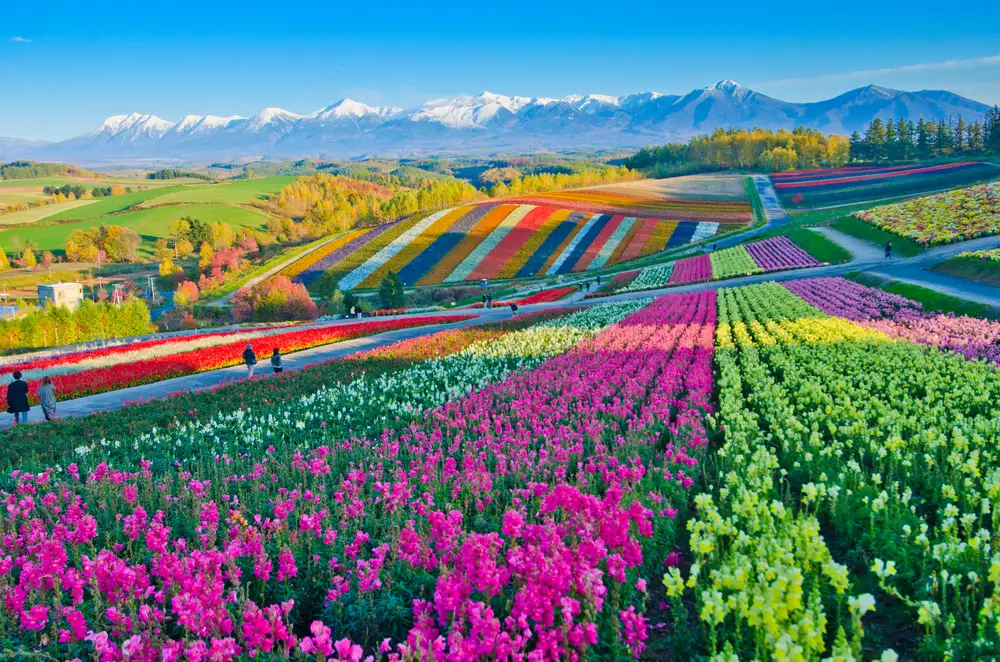
#> input picture CSE4182 - Digital Image Processing/assignment 1/nature.webp, 1000 x 662 px
$ python histogram.py
#> lines starting #> are read from the running program, lines starting #| are printed output that depends on the picture; after the words box and inside, x2 and y2 are one past the last pixel; in counts of white or black regions, pixels touching at a corner belong together
#!/usr/bin/env python
# coding: utf-8

# In[18]:


import matplotlib.pyplot as plt
import cv2
import numpy as np


# In[24]:


img = plt.imread('nature.webp')
#> img is the input picture: shape (662, 1000, 3); mean R, G, B 97.1, 121.1, 123.7
plt.imshow(img)


# In[33]:


def plot(img,title,ind):
    plt.subplot(6,2,ind*2+1)
    if(len(img.shape)==3):
        cmap = None
    else:
        cmap = title

    plt.title(title)
    plt.imshow(img,cmap)

    plt.subplot(6,2,ind*2+2)

    plt.hist(img.ravel(),255,[0,255])


# In[35]:


plt.figure(figsize=(50,50))

gray = cv2.cvtColor(img,cv2.COLOR_RGB2GRAY)
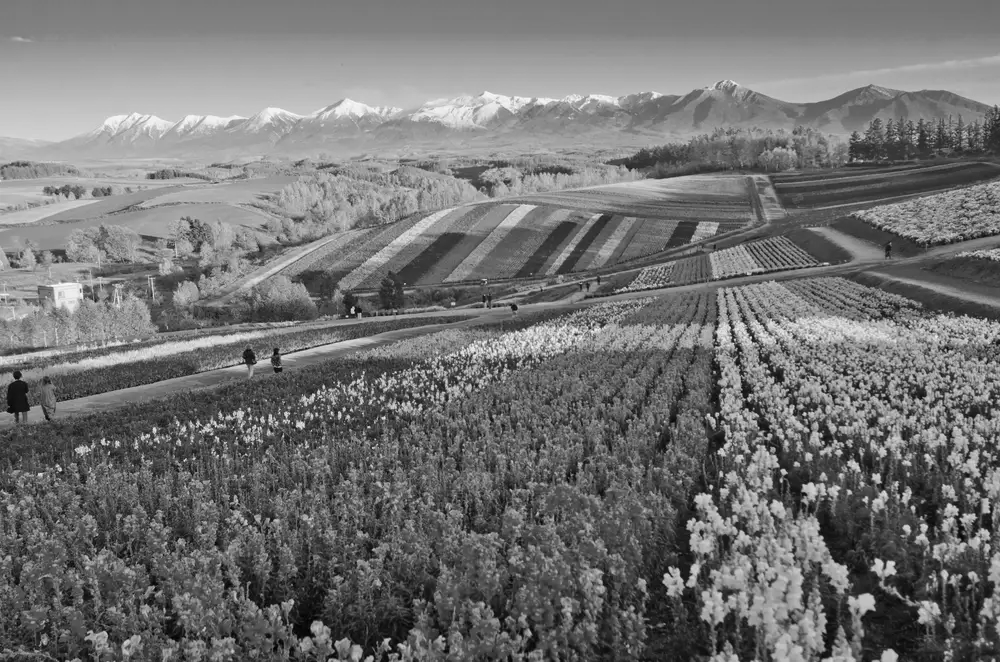
#> gray: shape (662, 1000); min 0, max 254, mean 114.2

_, binary = cv2.threshold(gray, 126, 255, cv2.THRESH_BINARY)
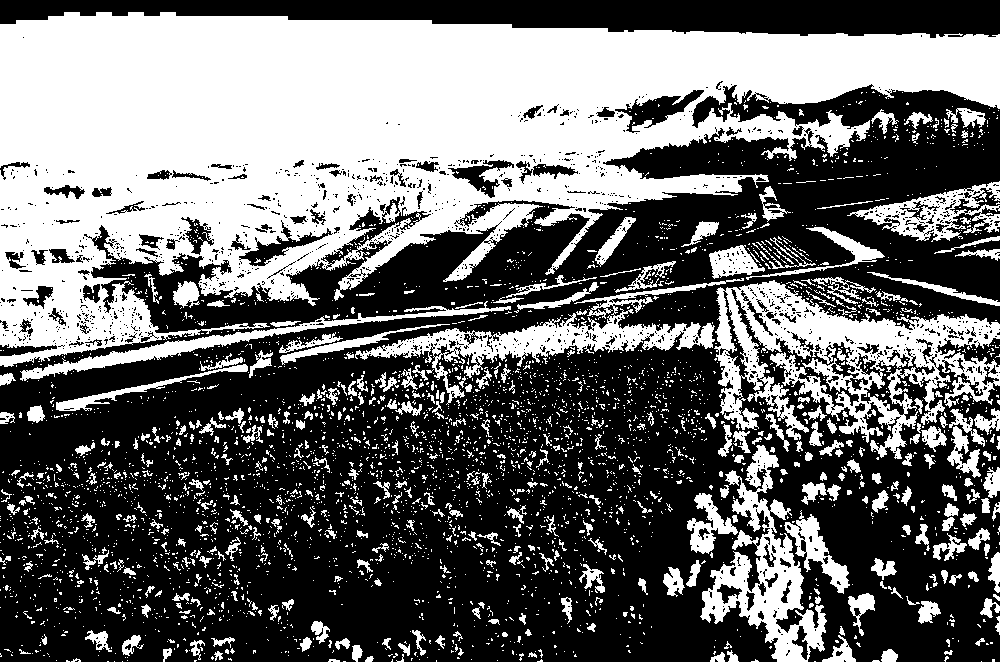
#> binary: shape (662, 1000); 41.6% white; 3841 white regions (3434 under 20 px), largest, box (x1, y1, x2, y2) and area: (0, 12, 1000, 367) 180215, (714, 280, 1000, 459) 20110, (700, 445, 827, 662) 8896

img_concated = [img,img[...,0],img[...,1],img[...,2],gray,binary]
titles = ['rgb','Reds','Greens','Blues','gray','binary']

ind = 0
for image,title in zip(img_concated,titles):
    plot(image,title,ind)
    ind +=1
#> this loop made 6 passes
#> (title, cmap in plot) on passes 2 to 6: ('Reds', 'Reds'), ('Greens', 'Greens'), ('Blues', 'Blues'), ('gray', 'gray'), ('binary', 'binary')
#> after the loop, ind = 6
plt.show()
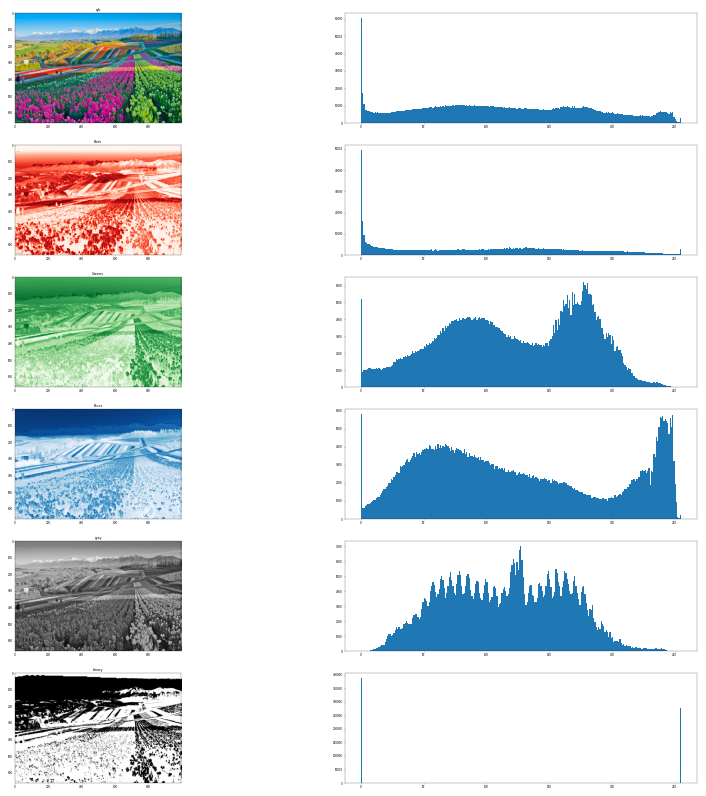
#> figure drawn by matplotlib, 12 panels; panel 2: tallest bar 60313 high, from x = 0 to 1; panel 4: tallest bar 49341 high, from x = 0 to 1; panel 6: tallest bar 6196 high, from x = 177 to 178; panel 8: tallest bar 5796 high, from x = 0 to 1


# In[ ]:
